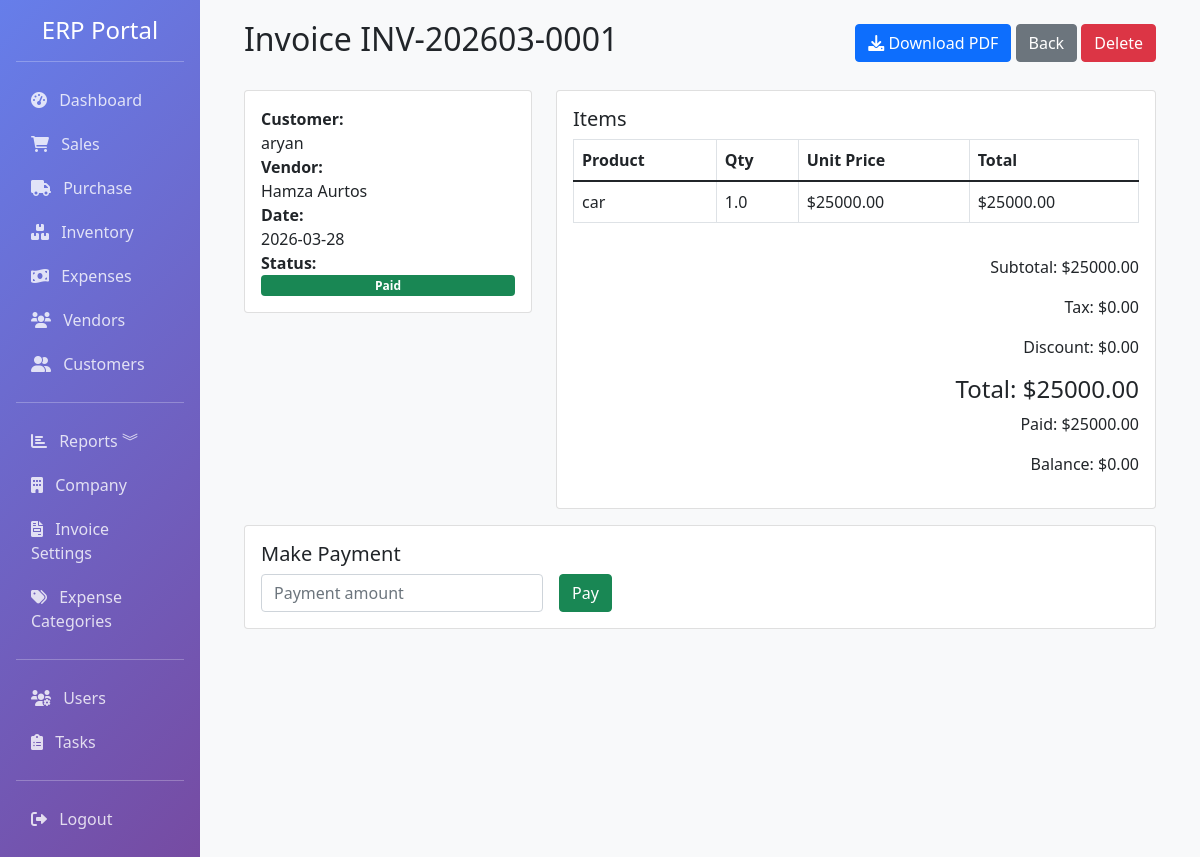
The app's page /sales/invoice/1 (signed in), older data.
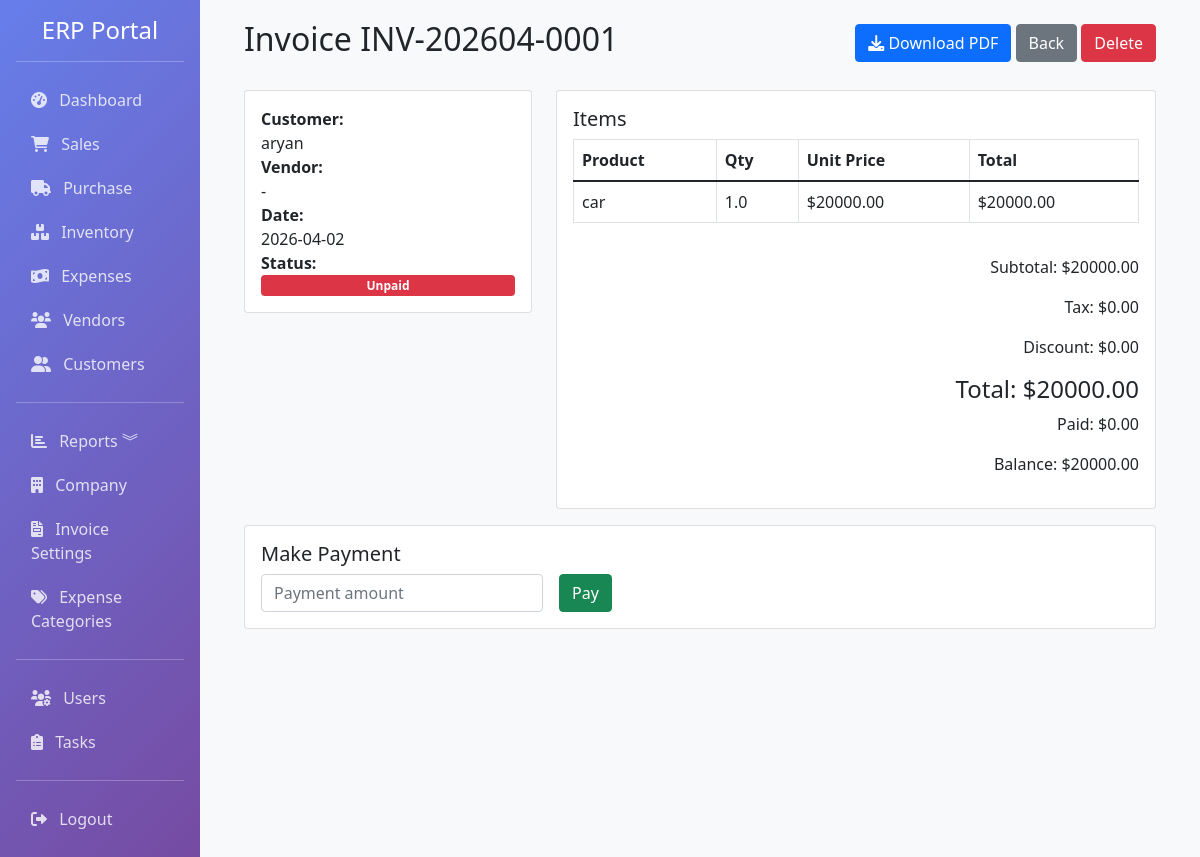
The same page, newer data.
### app/models.py (models this page shows, shortened)
class Sale(db.Model):
    __tablename__ = 'sales'
    id = db.Column(db.Integer, primary_key=True)
    invoice_number = db.Column(db.String(50), unique=True, nullable=False, index=True)
    customer_id = db.Column(db.Integer, db.ForeignKey('customers.id'), index=True)
    date = db.Column(db.DateTime, default=datetime.utcnow, index=True)
    due_date = db.Column(db.DateTime)
    currency_id = db.Column(db.Integer, db.ForeignKey('currencies.id'), nullable=True)
    exchange_rate = db.Column(db.Float, default=1)
    subtotal = db.Column(db.Float, default=0)
    tax_rate = db.Column(db.Float, default=0)  # Tax percentage
    tax = db.Column(db.Float, default=0)
    discount_type = db.Column(db.String(10), default='fixed')  # fixed or percentage
    discount = db.Column(db.Float, default=0)
    shipping_charge = db.Column(db.Float, default=0)
    total = db.Column(db.Float, default=0)
    status = db.Column(Enum('paid', 'unpaid', 'partial', name='payment_status'), default='unpaid', index=True)
    paid_amount = db.Column(db.Float, default=0)
    vendor_id = db.Column(db.Integer, db.ForeignKey('vendors.id'), index=True, nullable=True)
    vendor = db.relationship('Vendor', backref='sales', lazy=True)
    notes = db.Column(db.Text)
    terms = db.Column(db.Text)
    created_by = db.Column(db.Integer, db.ForeignKey('users.id'))
    created_at = db.Column(db.DateTime, default=datetime.utcnow)
    updated_at = db.Column(db.DateTime, default=datetime.utcnow, onupdate=datetime.utcnow)
    items = db.relationship('SaleItem', backref='sale', lazy=True, cascade='all, delete-orphan')
    currency = db.relationship('Currency', backref='sales', lazy=True)

class Vendor(db.Model):
    __tablename__ = 'vendors'
    id = db.Column(db.Integer, primary_key=True)
    name = db.Column(db.String(100), nullable=False, index=True)
    email = db.Column(db.String(120), index=True)
    phone = db.Column(db.String(20))
    address = db.Column(db.Text)
    gst_number = db.Column(db.String(20), index=True)
    pan_number = db.Column(db.String(20))
    contact_person = db.Column(db.String(100))
    payment_terms = db.Column(db.Integer, default=30)  # Days
    credit_limit = db.Column(db.Float, default=0)
    is_active = db.Column(db.Boolean, default=True)
    created_at = db.Column(db.DateTime, default=datetime.utcnow)
    updated_at = db.Column(db.DateTime, default=datetime.utcnow, onupdate=datetime.utcnow)
    bills = db.relationship('PurchaseBill', backref='vendor', lazy=True, cascade='all, delete-orphan')

class SaleItem(db.Model):
    __tablename__ = 'sale_items'
    id = db.Column(db.Integer, primary_key=True)
    sale_id = db.Column(db.Integer, db.ForeignKey('sales.id'), nullable=False, index=True)
    product_id = db.Column(db.Integer, db.ForeignKey('products.id'), nullable=False, index=True)
    quantity = db.Column(db.Float, nullable=False)
    unit_price = db.Column(db.Float, nullable=False)
    discount = db.Column(db.Float, default=0)
    total = db.Column(db.Float, nullable=False)

class Product(db.Model):
    __tablename__ = 'products'
    id = db.Column(db.Integer, primary_key=True)
    name = db.Column(db.String(100), nullable=False, index=True)
    sku = db.Column(db.String(50), unique=True, nullable=False, index=True)
    barcode = db.Column(db.String(50), index=True)
    description = db.Column(db.Text)
    category = db.Column(db.String(50), index=True)
    brand = db.Column(db.String(50))
    unit = db.Column(db.String(20), default='pcs')  # pcs, kg, meter, etc.
    unit_price = db.Column(db.Float, nullable=False, default=0)
    cost_price = db.Column(db.Float, nullable=False, default=0)
    quantity = db.Column(db.Float, default=0)
    reorder_level = db.Column(db.Float, default=0)
    min_quantity = db.Column(db.Float, default=0)
    max_quantity = db.Column(db.Float, default=0)
    location = db.Column(db.String(100))
    weight = db.Column(db.Float, default=0)
    image_path = db.Column(db.String(255))  # Path to product image
    is_active = db.Column(db.Boolean, default=True)
    created_at = db.Column(db.DateTime, default=datetime.utcnow)
    updated_at = db.Column(db.DateTime, default=datetime.utcnow, onupdate=datetime.utcnow)
    sale_items = db.relationship('SaleItem', backref='product', lazy=True)
    purchase_items = db.relationship('PurchaseItem', backref='product', lazy=True)

### app/routes/sales.py (the view)
@bp.route('/invoice/<int:id>')
@login_required
def invoice_detail(id):
    sale = Sale.query.get_or_404(id)
    return render_template('sales/invoice_detail.html', sale=sale)

### app/models.py (called while the page is built)
    @property
    def is_admin(self):
        return self.role == 'admin'

### app/templates/sales/invoice_detail.html (shortened to what this page needs)
{% extends "base.html" %}
{% block content %}
<div class="container-fluid">
	<div class="d-flex justify-content-between align-items-center mb-4">
		<h2>Invoice {{ sale.invoice_number }}</h2>
		<div>
			<a href="{{ url_for('sales.invoice_pdf', id=sale.id) }}" class="btn btn-primary" target="_blank">
				<i class="fas fa-download"></i> Download PDF
			</a>
			<a href="{{ url_for('sales.invoices') }}" class="btn btn-secondary">Back</a>
			<form method="POST" action="{{ url_for('sales.delete_invoice', id=sale.id) }}" style="display:inline;" onsubmit="return confirm('Delete this invoice?');">
				<button type="submit" class="btn btn-danger">Delete</button>
			</form>
		</div>
	</div>
	<div class="row mb-3">
		<div class="col-md-4">
			<div class="card p-3 mb-3">
				<strong>Customer:</strong> {{ sale.customer.name if sale.customer else 'Walk-in Customer' }}<br>
				<strong>Vendor:</strong> {{ sale.vendor.name if sale.vendor else '-' }}<br>
				<strong>Date:</strong> {{ sale.date.strftime('%Y-%m-%d') }}<br>
				<strong>Status:</strong>
				{% if sale.status == 'paid' %}
					<span class="badge bg-success">Paid</span>
				{% elif sale.status == 'partial' %}
					<span class="badge bg-warning">Partial</span>
				{% else %}
					<span class="badge bg-danger">Unpaid</span>
				{% endif %}
			</div>
		</div>
		<div class="col-md-8">
			<div class="card p-3">
				<h5>Items</h5>
				<div class="table-responsive">
					<table class="table table-bordered">
						<thead>
							<tr>
								<th>Product</th>
								<th>Qty</th>
								<th>Unit Price</th>
								<th>Total</th>
							</tr>
						</thead>
						<tbody>
							{% for item in sale.items %}
							<tr>
								<td>{{ item.product.name }}</td>
								<td>{{ item.quantity }}</td>
								<td>${{ '%.2f'|format(item.unit_price) }}</td>
								<td>${{ '%.2f'|format(item.total) }}</td>
							</tr>
							{% endfor %}
						</tbody>
					</table>
				</div>
				<div class="text-end mt-3">
					<p>Subtotal: ${{ '%.2f'|format(sale.subtotal) }}</p>
					<p>Tax: ${{ '%.2f'|format(sale.tax) }}</p>
					<p>Discount: ${{ '%.2f'|format(sale.discount) }}</p>
					<h4>Total: ${{ '%.2f'|format(sale.total) }}</h4>
					<p>Paid: ${{ '%.2f'|format(sale.paid_amount) }}</p>
					<p>Balance: ${{ '%.2f'|format(sale.total - sale.paid_amount) }}</p>
				</div>
			</div>
		</div>
	</div>
	<div class="card mb-3">
		<div class="card-body">
			<h5>Make Payment</h5>
			<form method="POST" action="{{ url_for('sales.pay_invoice', id=sale.id) }}">
				<div class="row g-3 align-items-end">
					<div class="col-md-4">
						<input type="number" name="amount" class="form-control" step="0.01" placeholder="Payment amount" required>
					</div>
					<div class="col-md-2">
						<button class="btn btn-success" type="submit">Pay</button>
					</div>
				</div>
			</form>
		</div>
	</div>
</div>
{% endblock %}

Row changes from the older to the newer data that the page shows:
no longer on this page (row unchanged): Vendor: vendor "Hamza Aurtos"
changed Sale: invoice_number "INV-202603-0001" → "INV-202604-0001"; date "2026-03-28" → "2026-04-02"; status "paid" → "unpaid" (drawn); subtotal "25000.00" → "20000.00"; total "25000.00" → "20000.00"; paid_amount "25000.00" → "0.00"; sale.total-sale.paid_amount "0.00" → "20000.00"
changed SaleItem "car": unit_price "25000.00" → "20000.00"; total "25000.00" → "20000.00"
Text that changed along with them:
{{ sale.vendor.name if sale.vendor else '-' }}: (not shown) → "-"
text no longer shown: "Paid"
text now shown: "Unpaid"
